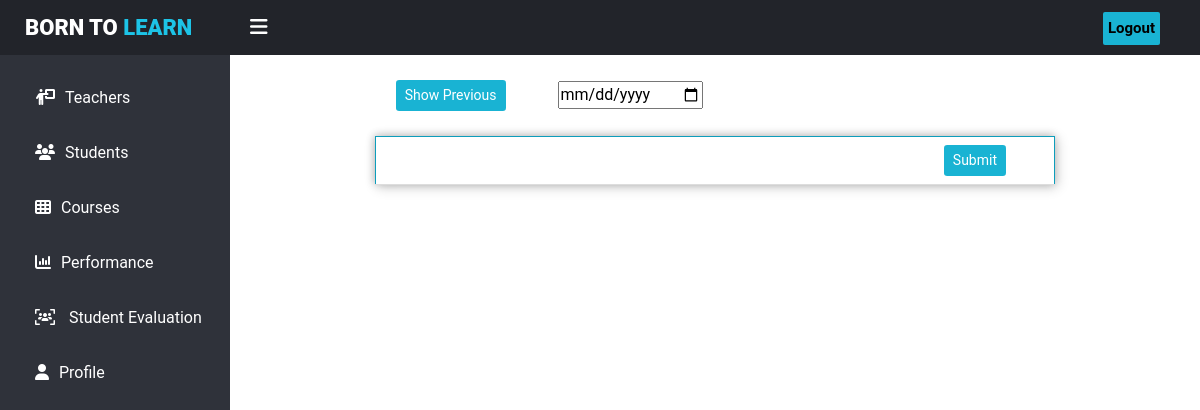
The app's page /teachers/courseAttandance.php?semester=6 (signed in), older data.
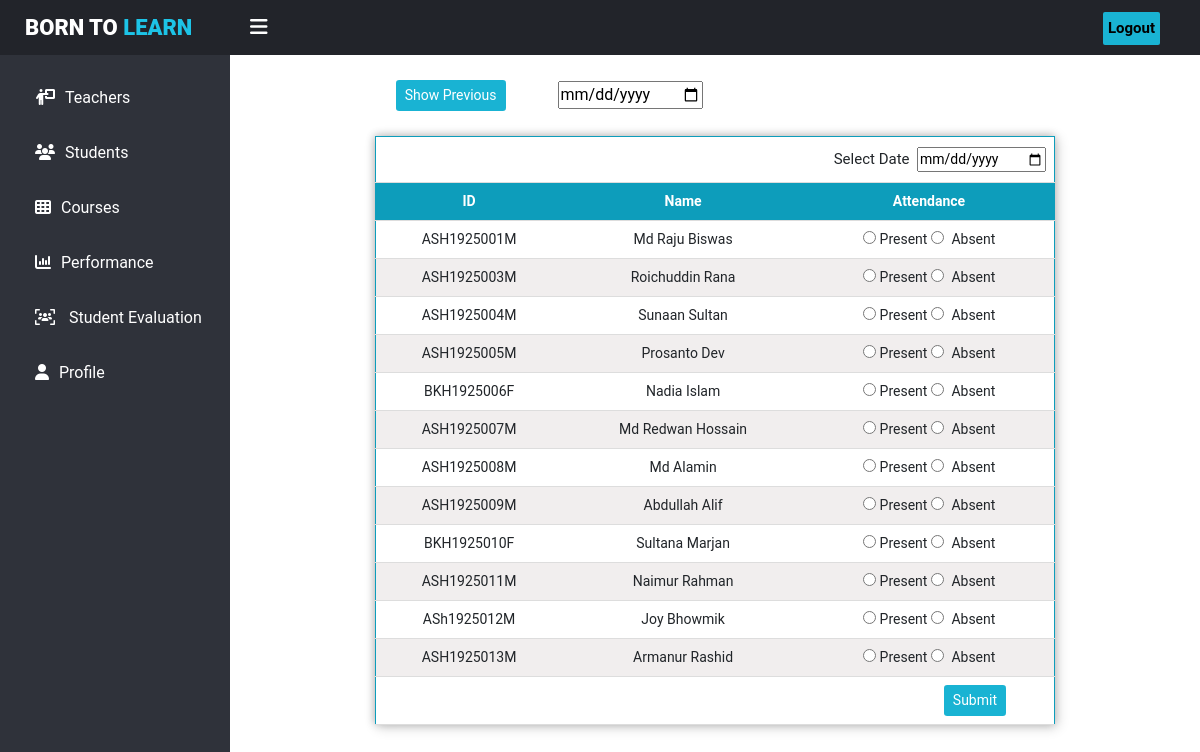
The same page, newer data.
### tables this page shows
CREATE TABLE `user` (
  `ID` int(50) NOT NULL,
  `email` varchar(50) NOT NULL,
  `password` varchar(50) NOT NULL,
  `user_type` varchar(50) NOT NULL,
  `Roll` varchar(50) NOT NULL,
  `Mobile` varchar(50) NOT NULL,
  `Batch` int(11) NOT NULL,
  `semester` int(100) NOT NULL,
  `Name` varchar(50) NOT NULL
);

### teachers/courseAttandance.php (the view, shortened to what this page needs)
<?php
include '../assets/sidebar.php';
include '../assets/database.php';
if(isset(($_GET['semester']))){
    $semester=$_GET['semester'];
    $assaigncourse_id=$_GET['assaigncourse_id'];
    if(isset(($_GET['show']))){
        $date=$_GET['date'];
        $table_type="show";
    }else{
        $table_type="create";
    }
}
?>
<link rel="stylesheet" href="../css//courseAttandance.css">
        <div style="padding-bottom: 25px;padding-top:80px;">
            <div class="row">
                <div class="col-2"></div>
                <div class="col-10 d-flex">
                <form action="../teachers/courseAttandance.php" method="post">
                        <button class="btn btn-sm me-5 button_color" name="show" type="submit">Show Previous</button>
                        <input type="date" name="date" id="" required>
                    </form>
                </div>
            </div>
        </div>
<div style="padding-bottom: 45px;">
<?php if($table_type=="create"){?>
    <form action="../teachers/courseAttandance.php" method="post">
        <table style="margin-left: 50%;">
            <tbody>
                <?php
                $result = mysqli_query($conn, " SELECT * FROM `user` WHERE semester='$semester'") or die('query failed');
                if ($result->num_rows > 0) { ?>
                <tr>
                <td colspan="3"  class="text-end py-1">
                    <label for="date" class="col-2 col-form-label me-1" style="font-size:15px;">Select Date </label>
                    <input type="date" name="date" id="" required>
                 </td>
                </tr>
                     <tr id="header" style="text-align:center;">
                     <th>ID</th>
                     <th>Name</th>
                     <th>Attendance</th>
                     </tr>
                   <?php  while ($row = $result->fetch_assoc()) {
                            $student_id=$row['ID'];
                            $student_name=$row['Name'];
                            $student_roll=$row['Roll'];
                    ?>
                         <tr>
                         <td><?php echo $student_roll; ?></td>
                         <td><?php echo $student_name; ?></td>
                         <td><div>
                         <input class="me-1" type="radio" name='attend[<?php echo $student_id; ?>]' value="1">Present
                         <input class="me-1" type="radio" name='attend[<?php echo $student_id; ?>]' value="0" > Absent </div>
                         </td>
                         </tr>
                   <?php }  } ?>
                <tr>
                <td   colspan="3" class="text-end px-5"><button class="btn btn-sm button_color" name="submit" type="submit">Submit</button>
                </form> </td>
        <?php } else if($table_type=="show"){?>
            <table style="margin-left: 50%;">
            <tbody>
                <?php
                $result = mysqli_query($conn, " SELECT * FROM `user` WHERE semester='$semester'") or die('query failed');
                if ($result->num_rows > 0) { ?>
                <tr>
                <td colspan="1" style="text-align:right;">
               <h4> Date:  <?php echo $date; ?></h4>
                 </td>
                </tr>
                     <tr id="header" style="text-align:center;">
                     <th >ID</th>
                     <th>Name</th>
                     <th>Attendance</th>
                     </tr>
                   <?php  while ($row = $result->fetch_assoc()) {
                            $student_id=$row['ID'];
                            $student_name=$row['Name'];
                            $student_roll=$row['Roll'];
                            $attendanceSheet = mysqli_query($conn, " SELECT * FROM `attendance_sheet` WHERE assaigncourse_id='$assaigncourse_id' AND date='$date' AND student_id='$student_id'") or die('query failed');
                            if ($attendanceSheet->num_rows > 0) {
                                $row =$attendanceSheet->fetch_assoc();
                                $present=$row['present'];
                            }
                    ?>
                         <tr>
                         <td><?php echo $student_roll; ?></td>
                         <td><?php echo $student_name; ?></td>
                         <td>
                         <?php if($present==0){echo "Absent";}else{echo "Present";} ?>
                         </td>
                         </tr>
                   <?php }  } ?>
                <tr>
                <td   colspan="3" style="text-align:right;">
                 <a href="courseAttandance.php?semester=<?php echo $semester;?> && assaigncourse_id=<?php echo $assaigncourse_id;?> " class="card-link btn btn-sm text-white mt-2 button_color">Take Attendance</a>
                 </td>
                </tr>
            </tbody>
        </table>
            <?php }?>
    </div>
</div>

Row changes from the older to the newer data that the page shows:
added user: Roll "ASH1925001M", Name "Md Raju Biswas"
added user: Roll "ASH1925003M", Name "Roichuddin Rana"
added user: Roll "ASH1925004M", Name "Sunaan Sultan"
added user: Roll "ASH1925005M", Name "Prosanto Dev"
added user: Roll "BKH1925006F", Name "Nadia Islam"
added user: Roll "ASH1925007M", Name "Md Redwan Hossain"
added user: Roll "ASH1925008M", Name "Md Alamin"
added user: Roll "ASH1925009M", Name "Abdullah Alif"
added user: Roll "BKH1925010F", Name "Sultana Marjan"
added user: Roll "ASH1925011M", Name "Naimur Rahman"
added user: Roll "ASh1925012M", Name "Joy Bhowmik"
added user: Roll "ASH1925013M", Name "Armanur Rashid"
Text that changed along with them:
text now shown: "Select Date ID Name Attendance"
